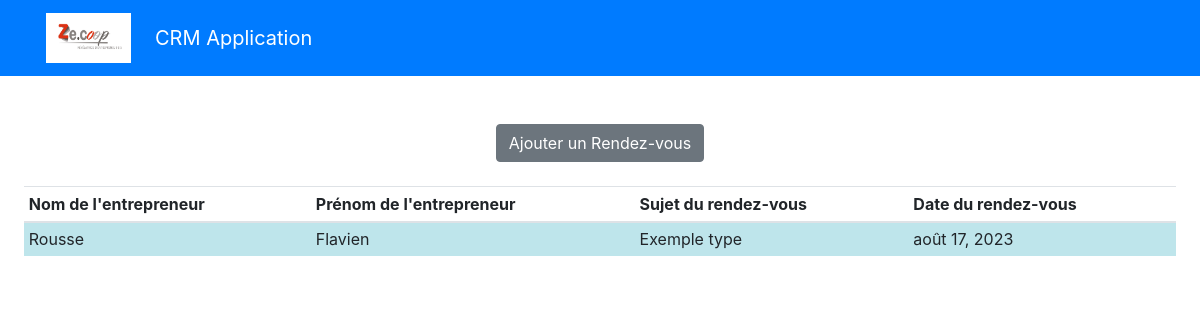
The app's page /rendezvous/, older data.
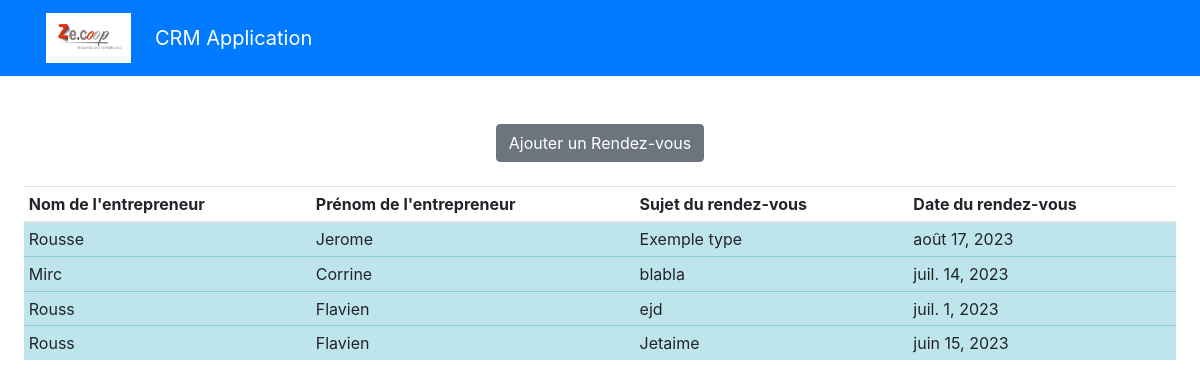
The same page, newer data.
### appflux/models.py (models this page shows, shortened)
class RendezVous(models.Model):
    entrepreneur = models.ForeignKey(Entrepreneur, on_delete=models.CASCADE)
    sujet = models.CharField(max_length=255)
    date = models.DateField()
    heure = models.TimeField()
    nature = models.CharField(max_length=240, verbose_name=' Nature du rendez vous', choices=NATURE, blank=True)
    lieu = models.CharField(max_length=100, choices=LIEU, verbose_name='Mode d\'entretien', blank=True)
    objectifs = models.TextField(blank=True)
    personne = models.ForeignKey(User, on_delete=models.CASCADE)
    points = models.TextField(max_length=1000, verbose_name='Point qui ont été abordés', blank=True)
    notes = models.TextField(blank=True)

class Entrepreneur(models.Model):
    STRUCTURE = (
    ('Impulsions', 'Impulsions'),
    ('Eclosion', 'Eclosions')
)
    nom = models.CharField (max_length=30,)
    prenom = models.CharField(max_length=30, verbose_name="prénom")
    matricule = models.CharField(max_length=30, blank=True)
    photo = models.ImageField(default='avatar.jpg', upload_to='entrepreneur_avatars', blank=True,)
    telephone = models.CharField(max_length=15 ,blank=True, verbose_name="téléphone")
    structure = models.CharField(max_length=40, choices=STRUCTURE)
    email =  models.EmailField()
    nationalite = models.CharField(max_length=150, verbose_name="nationalité")
    naissance = models.CharField(max_length=100, verbose_name="pays de naissance",)
    numero = models.CharField( max_length=15 ,verbose_name="numéro de téléphone professionel", blank=True)
    adresse_postal = models.CharField(max_length=200, verbose_name="Code")
    adresse = models.CharField(max_length=200, blank=True, null=True)
    securite_social = models.CharField(max_length=240, blank=True, verbose_name=" Numéro de sécurité social")
    date_naissance = models.DateField(verbose_name="date de naissance")
    ville = models.CharField(max_length=120, verbose_name="lieu de résidence", blank=True )
    fonction = models.CharField(max_length=240, blank=True,)
    date_entree = models.DateField(blank=True, null= True, verbose_name="date d'entrée dans la CAE")
    debut = models.DateField(blank=True, null=True, verbose_name="date du début du contrat")
    motif = models.CharField(max_length=240, blank=True, verbose_name=' Contrat de travail', choices=TRAVAIL)
    activite = models.CharField(max_length=40, blank=True, verbose_name="type de activité", choices=ACTIVITE)
    manager = models.ForeignKey(User, on_delete=models.CASCADE, null=True, blank=True)

### appflux/views.py (the view)
# urls.py: path('rendezvous/', appflux.views.index, name='rendezvous'),
def index(request):
    rendezvous = RendezVous.objects.all().order_by('-date')
    context = {
        'rendezvous': rendezvous,
    }
    return render(request, 'appflux/annuaire.html', context)

### appflux/templates/appflux/annuaire.html (shortened to what this page needs)
{% extends 'base.html' %}
{% block content %}
{% load crispy_forms_tags %}
<div class ="text-center" >
    <a href = "{% url 'creer_rendezvous'  %}" class="btn btn-secondary"> Ajouter un Rendez-vous</a>
</div>
<div class="table-responsive-sm p-4">
    <table class="table table-sm">
        <thead>
            <tr>
                <th scope="col">Nom de l'entrepreneur</th>
                <th scope="col">Prénom de l'entrepreneur</th>
                <th scope="col">Sujet du rendez-vous</th>
                <th scope="col">Date du rendez-vous</th>
            </tr>
        </thead>
        <tbody>
            {% for rendezvous in rendezvous %}
            <tr class="table-info">
                <td>{{rendezvous.entrepreneur.nom}}</td>
                <td>{{rendezvous.entrepreneur.prenom}}</td>
                <td>{{rendezvous.sujet}}</td>
                <td>{{rendezvous.date}}</td>
            </tr>
            {% endfor %}
        </tbody>
    </table>
  </div>
{% endblock content %}

### templates/base.html (shortened to what this page needs)
<!doctype html>
{% load static %}
<html lang="en">
<head>
    <link rel="stylesheet" href="https://cdn.jsdelivr.net/npm/bootstrap@4.3.1/dist/css/bootstrap.min.css"
>
</head>
<body>
<div class="bg-primary">
    <div class="container">
        <div class="row">
            <nav class="col navbar navbar-expand-lg navbar-dark">
                <img class="navbar-brand mr-4" src="{% static 'logo.jpg' %}" width="85" height="60" alt="Logo" accept=".jpg,.jpeg,.png"></br>
                <a class="navbar-brand" href="{% url 'home' %}">CRM Application</a>
            </nav>
        </div>
    </div>
</div>
{% block content %}
{% endblock content %}
</body>
</html>

Row changes from the older to the newer data that the page shows:
changed RendezVous "Exemple type": entrepreneur.prenom "Flavien" → "Jerome"
added RendezVous: entrepreneur.nom "Mirc", entrepreneur.prenom "Corrine", sujet "blabla", date "juil. 14, 2023"
added RendezVous: entrepreneur.nom "Rouss", entrepreneur.prenom "Flavien", sujet "ejd", date "juil. 1, 2023"
added RendezVous: entrepreneur.nom "Rouss", entrepreneur.prenom "Flavien", sujet "Jetaime", date "juin 15, 2023"
